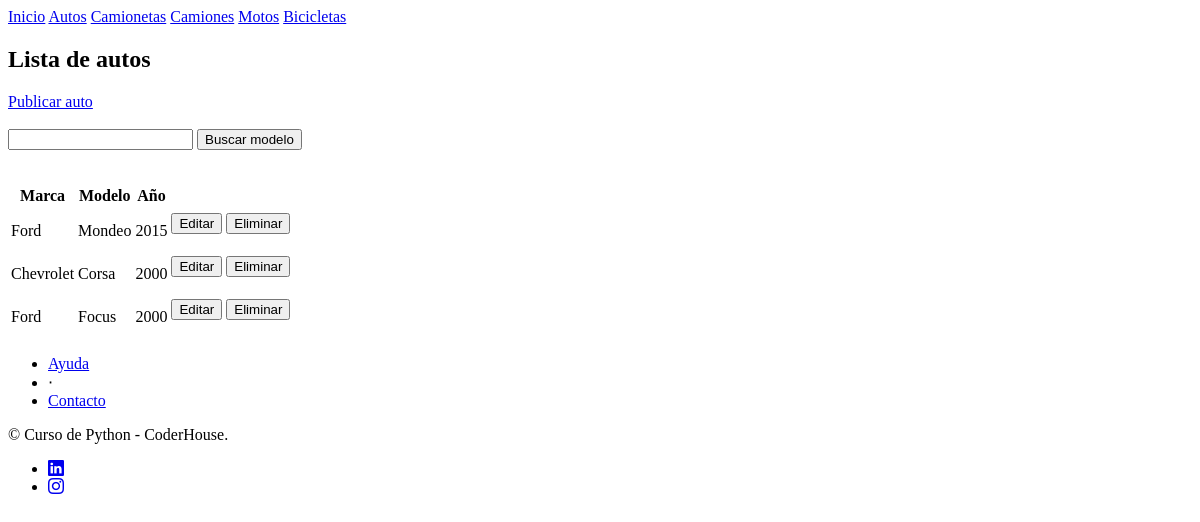
The page /listados/lista_autos/ on the database as committed earlier.
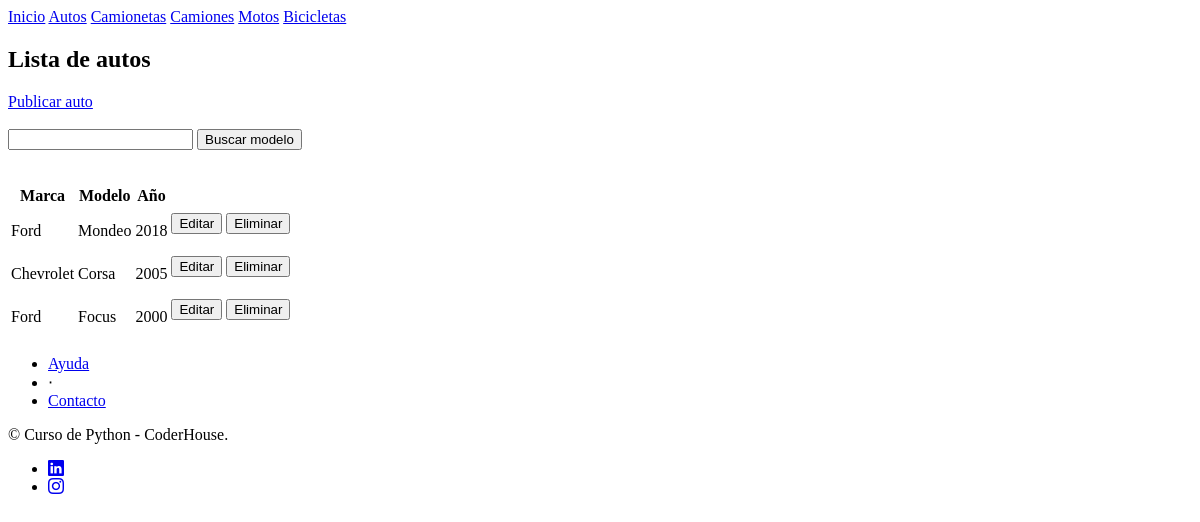
The same page on the database as committed later.
### app_preentrega/models.py (models this page shows, shortened)
class autos (models.Model):
    marca = models.CharField(max_length=50)
    modelo = models.CharField(max_length=50)
    ano = models.CharField(max_length=4)
    color = models.CharField(max_length=15)
    equipamiento = models.CharField(max_length=100)
    descripcion = models.CharField(max_length=200)

### app_preentrega/views.py (the view)
# urls.py: path('lista_autos/', lista_autos, name="autos"),
def lista_autos(request): #esto renderiza una lista con el contexto que se le pase
    contexto = {
        "autos" : autos.objects.all()
    }
    http_response = render(
        request = request,
        template_name = 'pre_entrega/lista_autos.html',
        context = contexto,
    )
    return http_response

### app_preentrega/templates/pre_entrega/lista_autos.html (shortened to what this page needs)
{% extends "pre_entrega/base.html" %}
{% block contenido%}
<section>
    <div>
        <h1>Lista de autos</h1>
        <a class="navbar-brand" href="{% url 'subir_autos' %}"> Publicar auto </a>
        <br><br>
        <form action="{% url 'buscar_auto' %}" method="POST">
            <input type="text" name="busqueda">
            <input type="submit" value="Buscar modelo">
        </form>
        <br>
        <table class="table">
            <tbody>
                <tr>
                    <th> Marca </th>
                    <th> Modelo </th>
                    <th> Año </th>
                    <th>  </th>
                </tr>
                <tr>
                {% for auto in autos %}
                    <td> {{auto.marca}} </td>
                    <td> {{auto.modelo}} </td>
                    <td> {{auto.ano}} </td>
                    <td>
                        <form action="{% url 'editar_auto' auto.id %}" >
                            <input type="submit" value="Editar"/>
                        </form>
                    </td>
                    <td>
                        <form action="{% url 'eliminar_auto' auto.id %}" method="POST">
                            <input type="submit" value="Eliminar"/>
                        </form>
                    </td>
                </tr>
                {% endfor %}
            </tbody>
        </table>
    </div>
</section>
{% endblock contenido%}

Rows that differ between the two databases and show on the page:
changed autos "Mondeo": ano "2015" → "2018"
changed autos "Chevrolet": ano "2000" → "2005"
